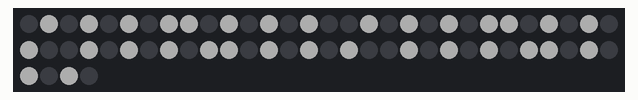
Recording of a sketch running on a simulated Arduino Uno, built with avr-gcc and run on an emulated ATmega328P. Parts: 64 RGB LEDs in strip order, left to right, continuing on the next row. Dim RGB values are drawn brighter than linear.

Above: at 0.1 s.

The sketch:

Neo7.ino
```cpp
#include <Adafruit_NeoPixel.h>

Adafruit_NeoPixel strip(64, 7);

int line = 0;
int isOn;

void setup() {
  // put your setup code here, to run once:
  strip.begin();
  strip.clear();
  strip.setBrightness(50);

  isOn = false;

}

void loop() {
  // put your main code here, to run repeatedly:
  for (int j = 0; j < 8; j++) {

    for (int i = 0; i < 8; i++) {
      if (isOn) {
        strip.setPixelColor((line + i), 255, 255, 255);
        isOn = !isOn;
      }
      else {
        strip.setPixelColor((line + i), 0, 0, 0);
        isOn = !isOn;
      }

    }
    isOn = !isOn;
    line+=8;
  }
  strip.show();
}
```
